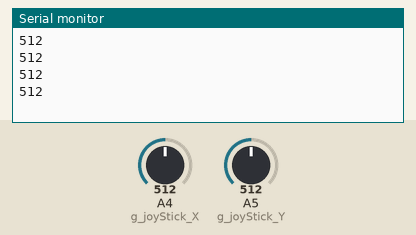
The sketch below on a simulated Arduino Uno, built with avr-gcc and run on an emulated ATmega328P. Shown: the last lines printed to the serial monitor. The inputs (shaded band) are chosen by the test bench; at power-on: A4 (g_joyStick_X) = 512, A5 (g_joyStick_Y) = 512.

Above: at 1.8 s.
1.9 s: A4 (g_joyStick_X) set to 716
At 2.8 s:
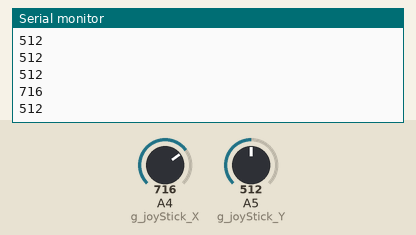
3.4 s: A5 (g_joyStick_Y) set to 306
At 4.7 s:
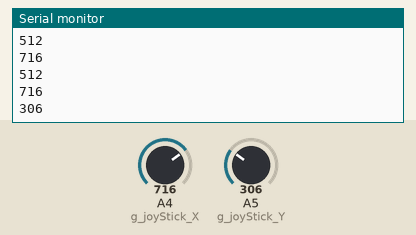
4.9 s: A4 (g_joyStick_X) set to 900
At 5.5 s:
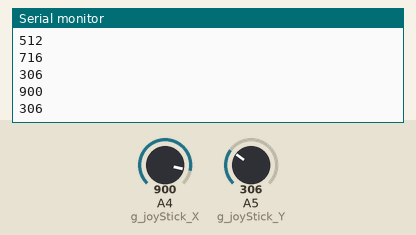
6.4 s: A5 (g_joyStick_Y) set to 122
At 7.8 s:
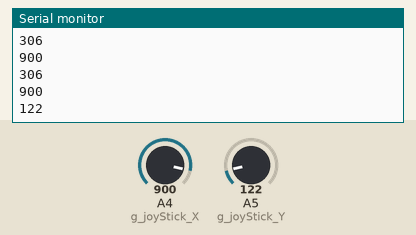
Timing chart, 0 to 8.9 s (numbered marks = the images above; inputs shaded):
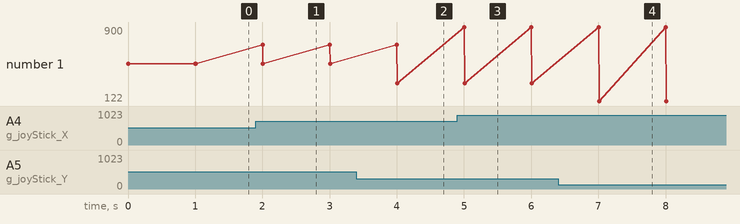

The sketch:

joystick.ino
```cpp
int g_joyStick_X=A4, g_joyStick_Y=A5;
int g_Read_x, g_Read_y;
void setup() {
  // put your setup code here, to run once:
Serial.begin(9600);
}

void loop() {
  // put your main code here, to run repeatedly:
g_Read_x=analogRead(g_joyStick_X);
g_Read_y=analogRead(g_joyStick_Y);

Serial.println(g_Read_x);
Serial.println(g_Read_y);
Serial.println();
delay(1000);
}
```

Measured:
- after the input at 1.9 s, the serial monitor: prints a new line after 0.10 s (image 1)
- after the input at 3.4 s, the serial monitor: prints a new line after 0.61 s (image 2)
- after the input at 4.9 s, the serial monitor: prints a new line after 0.10 s (image 3)
- after the input at 6.4 s, the serial monitor: prints a new line after 0.61 s (image 4)
- plotted number 1: 512 → 306 after the input at 3.4 s, 306 → 122 after the input at 6.4 s
